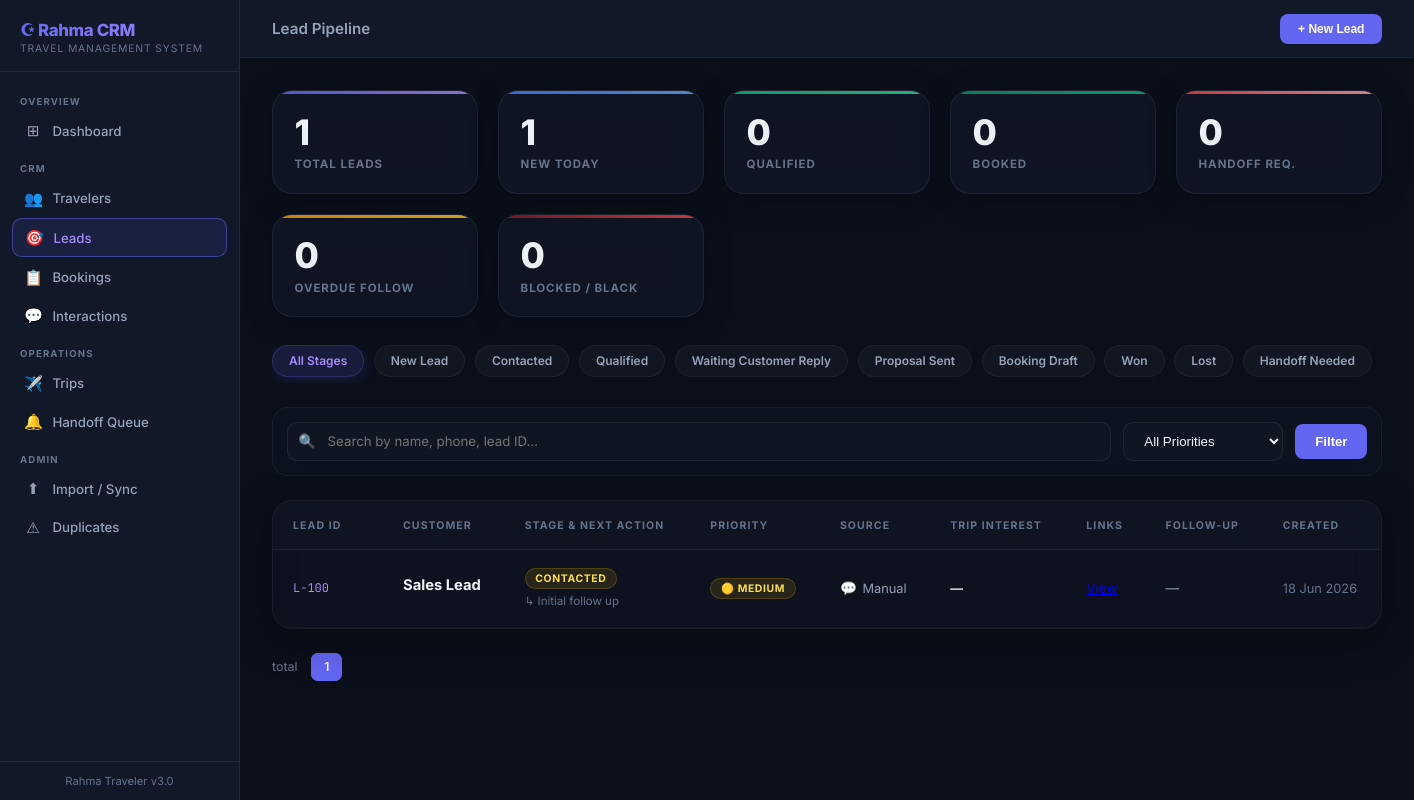
The page /leads/ on the database as committed earlier.
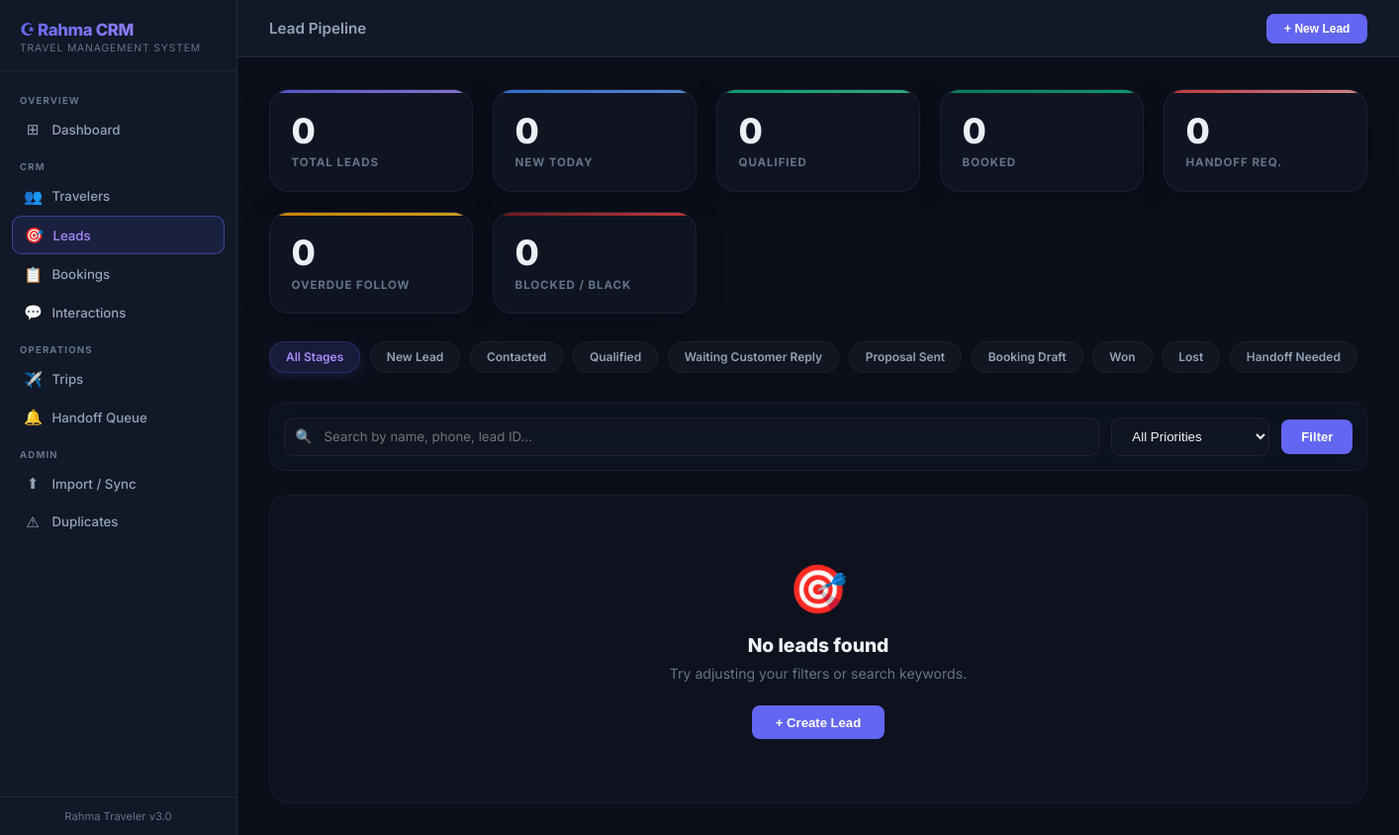
The same page on the database as committed later.
### app/models/lead.py (models this page shows, shortened)
class Lead(db.Model):
    __tablename__ = 'leads'
    lead_id = db.Column(db.String(50), primary_key=True)
    created_at = db.Column(db.DateTime, default=datetime.utcnow)
    updated_at = db.Column(db.DateTime, default=datetime.utcnow, onupdate=datetime.utcnow)
    customer_name = db.Column(db.String(200))
    raw_phone = db.Column(db.String(50))
    integrated_whatsapp = db.Column(db.String(50))
    phone_lookup_key = db.Column(db.String(50))
    traveler_id = db.Column(db.String(20), db.ForeignKey('travelers.traveler_id'))
    traveler_status = db.Column(db.String(50))
    customer_tier = db.Column(db.String(50))
    match_status = db.Column(db.String(50))
    lead_stage = db.Column(db.String(100))
    lead_source = db.Column(db.String(100))
    channel = db.Column(db.String(50))
    preferred_trip_type = db.Column(db.String(50))
    interested_trip_ids = db.Column(db.Text)
    suggested_trip_ids = db.Column(db.Text)
    priority = db.Column(db.String(50))
    follow_up_status = db.Column(db.String(100))
    follow_up_due_date = db.Column(db.Date)
    last_interaction_id = db.Column(db.String(50))
    interaction_count = db.Column(db.Integer, default=0)
    handoff_required = db.Column(db.Boolean, default=False)
    handoff_reason = db.Column(db.Text)
    notes = db.Column(db.Text)
    flow_key = db.Column(db.String(100))
    current_step = db.Column(db.String(100))
    language = db.Column(db.String(20))
    trigger_keyword = db.Column(db.String(100))
    waitlist_id = db.Column(db.String(50))
    handoff_id = db.Column(db.String(50))
    booking_id = db.Column(db.String(50))
    source_sheet = db.Column(db.String(100))
    source_row = db.Column(db.Integer)

### app/routes/leads.py (the view, shortened to what this page needs)
@leads_bp.route('/')
def index():
    q = request.args.get('q', '')
    stage = request.args.get('stage', '')
    priority = request.args.get('priority', '')
    page = request.args.get('page', 1, type=int)
    per_page = 25
    query = Lead.query
    if stage and stage in PIPELINE_GROUPS:
        query = query.filter(Lead.lead_stage.in_(PIPELINE_GROUPS[stage]))
    if priority:
        query = query.filter(Lead.priority == priority)
    pagination = query.order_by(Lead.created_at.desc()).paginate(
        page=page, per_page=per_page, error_out=False)
    leads = pagination.items
    today = date.today()
    total_count = Lead.query.count()
    new_today_count = Lead.query.filter(db.func.date(Lead.created_at) == today).count()
    qualified_count = Lead.query.filter(Lead.lead_stage.in_(PIPELINE_GROUPS['Qualified'])).count()
    handoff_required_count = Lead.query.filter(Lead.handoff_required == True).count()
    overdue_follow_up_count = Lead.query.filter(Lead.follow_up_due_date < today).count()
    booked_count = Lead.query.filter(Lead.lead_stage.in_(PIPELINE_GROUPS['Booking Draft'])).count()
    blocked_count = Lead.query.filter(Lead.lead_stage.in_(PIPELINE_GROUPS['Handoff Needed'])).count()
    analytics = {
        "total": total_count,
        "new_today": new_today_count,
        "qualified": qualified_count,
        "handoff_required": handoff_required_count,
        "overdue": overdue_follow_up_count,
        "booked": booked_count,
        "blocked": blocked_count
    }
    return render_template('leads/index.html',
                           leads=leads,
                           pagination=pagination,
                           analytics=analytics,
                           q=q,
                           current_stage=stage,
                           current_priority=priority,
                           stages=PIPELINE_STAGES,
                           stage_aliases=PIPELINE_ALIASES,
                           today=today)

### app/templates/leads/index.html (shortened to what the changed rows need)
{% extends "base.html" %}
{% block content %}
<div class="kpi-grid">
    <div class="stat-card total-leads">
        <div class="stat-value">{{ analytics.total }}</div>
        <div class="stat-label">Total Leads</div>
    </div>
    <div class="stat-card new-today">
        <div class="stat-value">{{ analytics.new_today }}</div>
        <div class="stat-label">New Today</div>
    </div>
</div>
<div class="stage-filters-container">
    {% set stage_colors = {
        'New Lead':'active-all',
        'Contacted':'active-Contacted',
        'Qualified':'active-Qualified',
        'Waiting Customer Reply':'active-Waiting Customer Reply',
        'Proposal Sent':'active-Proposal Sent',
        'Booking Draft':'active-Booking Draft',
        'Won':'active-Won',
        'Lost':'active-Lost',
        'Handoff Needed':'active-Handoff Needed'
    } %}
    <a href="{{ url_for('leads.index') }}" class="stage-filter-link {% if not current_stage %}active-all{% endif %}">
        All Stages
    </a>
    {% for s in stages %}
    <a href="{{ url_for('leads.index', stage=s) }}"
       class="stage-filter-link {% if current_stage == s %}{{ stage_colors.get(s, 'active-all') }}{% endif %}">
        {{ s }}
    </a>
    {% endfor %}
</div>
{% if leads %}
<div class="leads-card-container">
    <table class="data-table">
        <thead>
            <tr>
                <th style="width:110px">Lead ID</th>
                <th>Customer</th>
                <th>Stage & Next Action</th>
                <th>Priority</th>
                <th>Source</th>
                <th>Trip Interest</th>
                <th>Links</th>
                <th>Follow-Up</th>
                <th>Created</th>
            </tr>
        </thead>
        <tbody>
        {% for lead in leads %}
        {% set overdue = lead.follow_up_due_date and lead.follow_up_due_date < today %}
        <tr onclick="window.location='{{ url_for('leads.detail', lead_id=lead.lead_id) }}'"
            style="{% if overdue %}background:rgba(239,68,68,0.02) !important;{% endif %}">
            <td class="mono">{{ lead.lead_id }}</td>
            <td>
                <div style="font-weight:700;color:var(--text-main);font-size:0.92rem">{{ lead.customer_name or '—' }}</div>
            </td>
            <td>
                <div>
                {% if lead.lead_stage in ['Qualified','Booking Draft','Won'] %}
                    <span class="badge badge-green">{{ lead.lead_stage }}</span>
                {% elif lead.lead_stage == 'Handoff Needed' %}
                    <span class="badge badge-red">{{ lead.lead_stage }}</span>
                {% elif lead.lead_stage == 'Lost' %}
                    <span class="badge badge-red">{{ lead.lead_stage }}</span>
                {% elif lead.lead_stage == 'New Lead' %}
                    <span class="badge badge-blue">{{ lead.lead_stage }}</span>
                {% else %}
                    <span class="badge badge-yellow">{{ lead.lead_stage }}</span>
                {% endif %}
                </div>
                {% if lead.current_step or lead.notes %}
                <div style="font-size:0.72rem;color:var(--text-muted);margin-top:0.4rem;line-height:1.2">
                    ↳ {{ lead.current_step or lead.notes }}
                </div>
                {% endif %}
            </td>
            <td>
                {% if lead.priority == 'High' or lead.priority == 'Critical' %}
                    <span class="badge badge-red" style="font-weight:800;letter-spacing:0.04em">🔴 {{ lead.priority }}</span>
                {% elif lead.priority == 'Medium' %}
                    <span class="badge badge-yellow" style="font-weight:700">🟡 Medium</span>
                {% else %}
                    <span class="badge badge-gray" style="font-weight:500">🟢 Low</span>
                {% endif %}
            </td>
            <td style="font-size:0.8rem;color:var(--text-dim)">
                <div style="display:flex;align-items:center;gap:0.35rem">
                    <span style="font-size:0.85rem">💬</span> {{ lead.lead_source or lead.channel or '—' }}
                </div>
            </td>
            <td style="font-size:0.8rem;max-width:160px;overflow:hidden;text-overflow:ellipsis;white-space:nowrap;font-weight:600;color:var(--text-main)">
                {% if lead.interested_trip_ids %}
                    ✈️ {{ lead.interested_trip_ids }}
                {% else %}
                    —
                {% endif %}
            </td>
            <td>
                <div style="display:flex;flex-wrap:wrap;gap:0.35rem">
                    <a href="{{ url_for('leads.detail', lead_id=lead.lead_id) }}" class="lead-action-pill">View</a>
                </div>
            </td>
            <td>
                {% if lead.follow_up_due_date %}
                    <span style="font-size:0.8rem;font-weight:700;display:inline-flex;align-items:center;gap:0.25rem;color:{% if overdue %}var(--red){% else %}var(--text-dim){% endif %}">
                        {% if overdue %}⚠ {% endif %}{{ lead.follow_up_due_date.strftime('%d %b') }}
                    </span>
                {% else %}—{% endif %}
            </td>
            <td style="font-size:0.8rem;color:var(--text-muted)">{{ lead.created_at.strftime('%d %b %Y') if lead.created_at else '—' }}</td>
        </tr>
        {% endfor %}
        </tbody>
    </table>
</div>
<div class="pagination" style="margin-bottom: 2rem;">
    <span style="font-size:0.78rem;color:var(--text-muted);margin-right:0.5rem">{{ total_count }} total</span>
    {% for p in pagination.iter_pages(left_edge=1, right_edge=1, left_current=2, right_current=2) %}
        {% if p %}
        <a href="{{ url_for('leads.index', page=p, q=q, stage=current_stage, priority=current_priority) }}"
           class="page-btn {% if p == pagination.page %}active{% endif %}">{{ p }}</a>
        {% else %}
        <span style="padding:0 0.25rem;color:var(--text-muted)">…</span>
        {% endif %}
    {% endfor %}
</div>
{% else %}
<div class="card" style="text-align:center;padding:4rem 2rem; background: rgba(26, 34, 52, 0.2); border: 1px solid rgba(255, 255, 255, 0.05); border-radius: 1.25rem;">
    <div style="font-size:3rem;margin-bottom:1rem">🎯</div>
    <div style="font-weight:800;font-size:1.2rem;color:var(--text-main);margin-bottom:0.5rem">No leads found</div>
    <div style="color:var(--text-muted);font-size:0.88rem;margin-bottom:1.5rem">Try adjusting your filters or search keywords.</div>
    <button onclick="openModal('createLead')" class="btn btn-primary" style="padding: 0.6rem 1.5rem;">+ Create Lead</button>
</div>
{% endif %}
{% endblock %}

Rows that differ between the two databases and show on the page:
removed Lead: lead_id "L-100", customer_name "Sales Lead", lead_stage "CONTACTED", current_step "Initial follow up", priority "🟡 MEDIUM", lead_source "Manual", created_at "18 Jun 2026"
Other text that changed with them:
{{ analytics.total }}: "1" → "0"
{{ analytics.new_today }}: "1" → "0"
text no longer shown: "LEAD ID CUSTOMER STAGE & NEXT ACTION PRIORITY SOURCE TRIP INTEREST LINKS FOLLOW-UP CREATED total"
text now shown: "🎯 No leads found Try adjusting your filters or search keywords. + Create Lead"
list line gone: "1"
